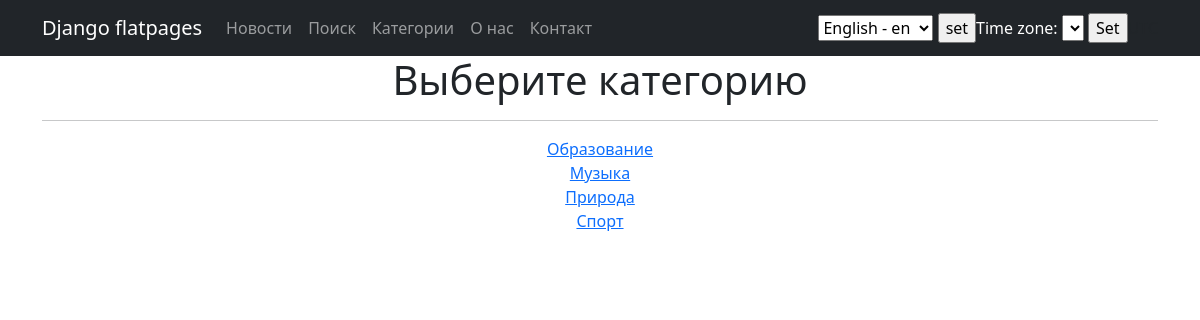
The app's page /news/categories/ with its own data.
### main/models.py (models this page shows)
class Category(models.Model):
    sport = "ST"
    education = "ED"
    music = "MS"
    nature = "NT"
    CATEGORIES = [
        (sport, 'Спорт'),
        (education, 'Образование'),
        (music, 'Музыка'),
        (nature, 'Природа')
]
    category_name = models.CharField(max_length=2, unique=True, choices=CATEGORIES, default="ED", help_text=_('category name'))
    subscribers = models.ManyToManyField(User, through='CategorySubscriber')
    def __str__(self):
        return self.get_category_name_display()

### main/views.py (the view)
# urls.py: path('categories/', CategoriesList.as_view(), name='categories'),
class CategoriesList(ListView):
    model = Category
    queryset = Category.objects.all()
    template_name = 'categories.html'
    context_object_name = 'categories'

### templates/categories.html
{% extends 'flatpages/default.html' %}
{% block content %}
<h1>Выберите категорию</h1>
<hr>
{% for category in categories %}
    <a href="/news/categories/{{ category.id }}">{{ category }}</a><br>
{% endfor %}
{% endblock content %}

### records on screen
Category: category_name "Образование"
Category: category_name "Музыка"
Category: category_name "Природа"
Category: category_name "Спорт"

### other values on screen
form field language "English - en"
